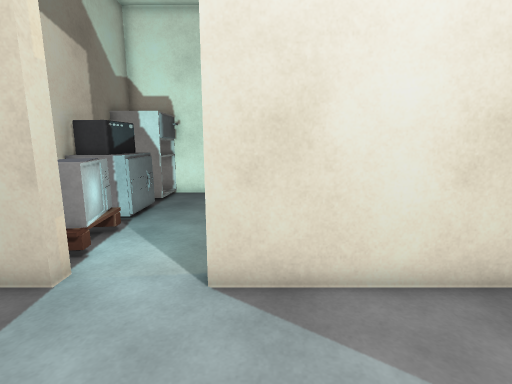
[1] (above)

16 first-person views from a walk through a 3-D level made in the Unity game engine. The camera is 1.4 m above the floor, tilts 10° down and sees 85° across. The floor is counted in squares, 0.5 m on a side. Each view is taken from the middle of a square. On the plan, view 1 faces up. The plan holds only what a view shows up to about 19 squares ahead; the rest is blank. The player is left out. Door leaves are left out, so doorways stand open. Some surface patterns are stand-ins.

[2]
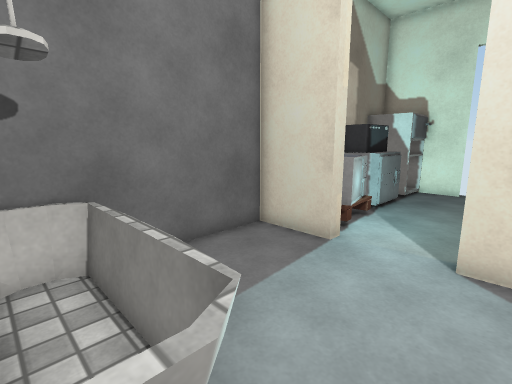

[3]
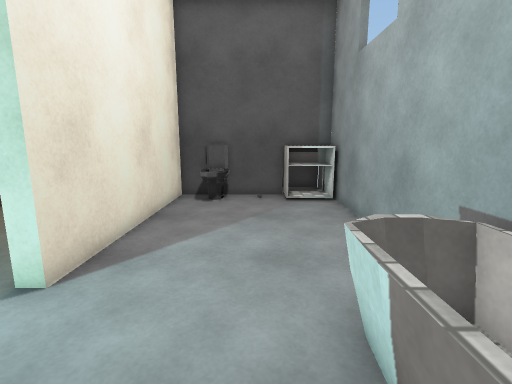

[4]
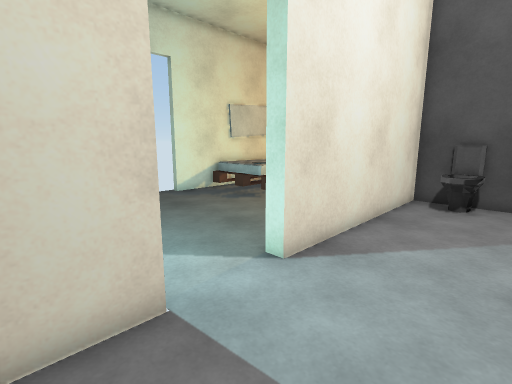

[5]
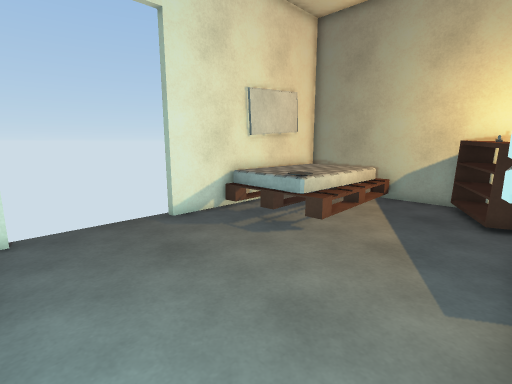

[6]
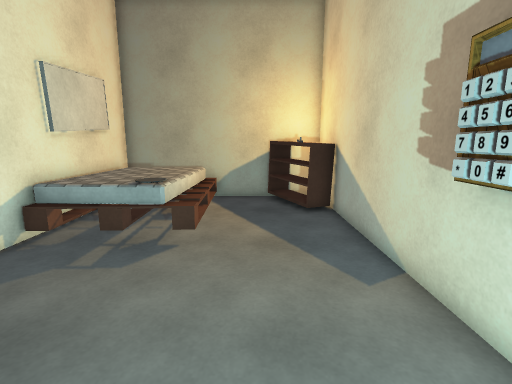

[7]
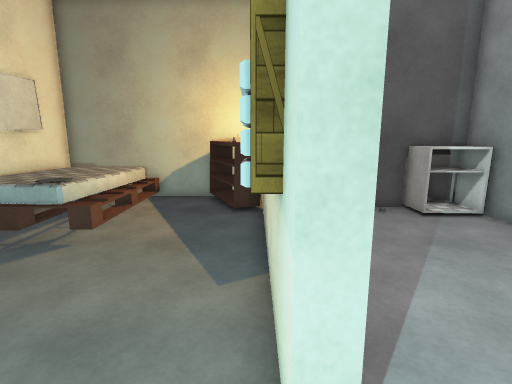

[8]
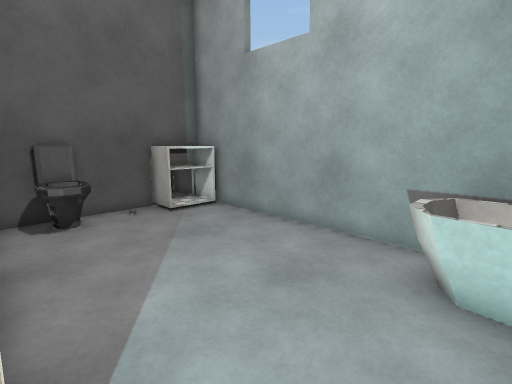

[9]
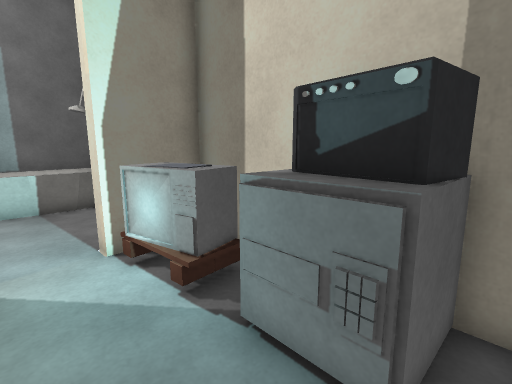

[10]
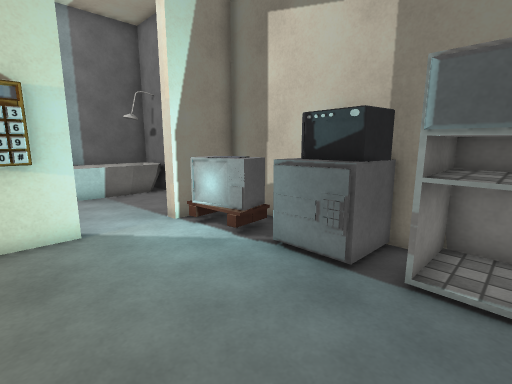

[11]
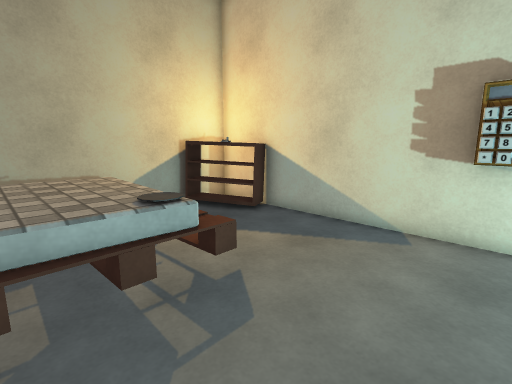

[12]
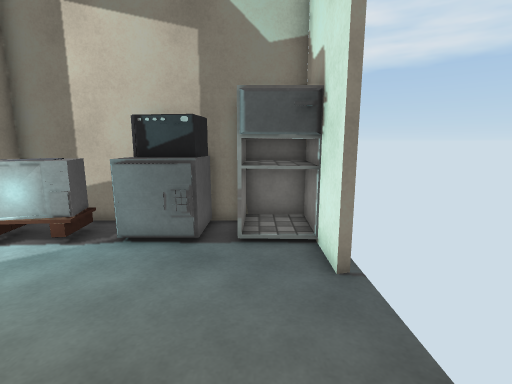

[13]
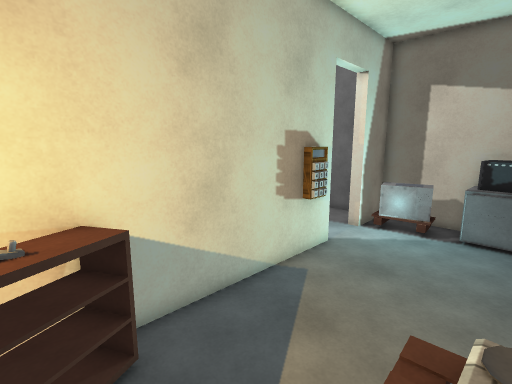

[14]
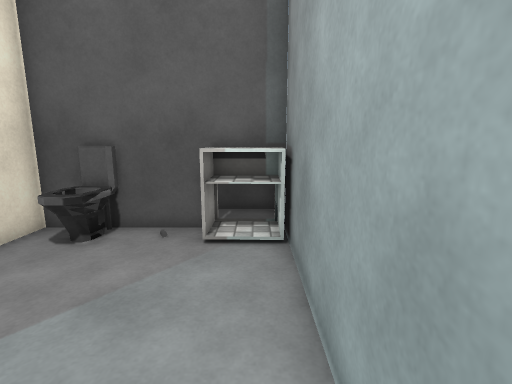

[15]
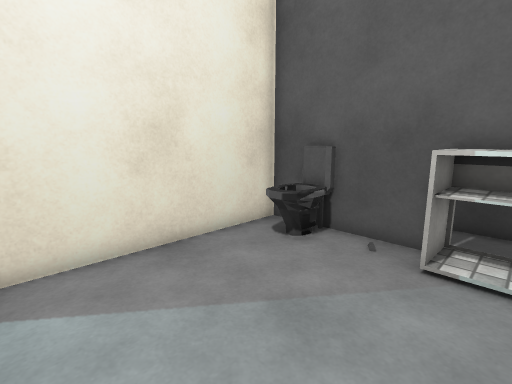

[16]
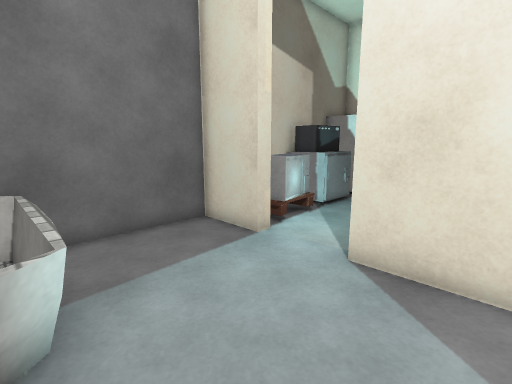

### Floor plan
Key: @ floor where view 1 was taken; # wall or solid block; x gap in a wall; . main floor; : floor 0.75 m higher than the main floor; / step, stairs or slope; D open door; = window, fence, low wall or low ledge; ^ raised ledge; F fridge; T TV; B bathtub; I toilet; O other object.
Columns run from 7 left of view 1 to 12 right of it. Each row starts with its distance up from view 1.
 16 ##### ...x##########
 15 #FFD......../::::: #
 14 #FFD......../:::::/#
 13 #.........../:::::/#
 12 ###=......../:::::/#
 11 ### ........///////#
 10 ##^ ...............#
  9 #TT................#
  8 #TTT.............OO#
  7 # TT...........OOOOO
  6 ##T#..#########OOO##
  5 ####..###########
  4 #.............II#
  3 #.............III
  2 #.............II#
  1 #...............#
  0 #BBBBB.@.......=# .#
 -1 #B#BBBB........^^..#
 -2 #BBBBBB........^^..#
 -3 ###############^####

Positions as (right, up) in squares from view 1, and headings:
1: (0, 0), facing up
2: (0, -2), facing up-left
3: (-6, 1), facing right
4: (-6, 1), facing up-right
5: (-3, 6), facing up-right
6: (-3, 9), facing right
7: (-3, 6), facing right
8: (-3, 5), facing down-right
9: (-2, 13), facing down-left
10: (1, 15), facing down-left
11: (0, 15), facing down-right
12: (3, 14), facing left
13: (10, 12), facing down-left
14: (0, -2), facing right
15: (1, -2), facing up-right
16: (2, -1), facing up-left
